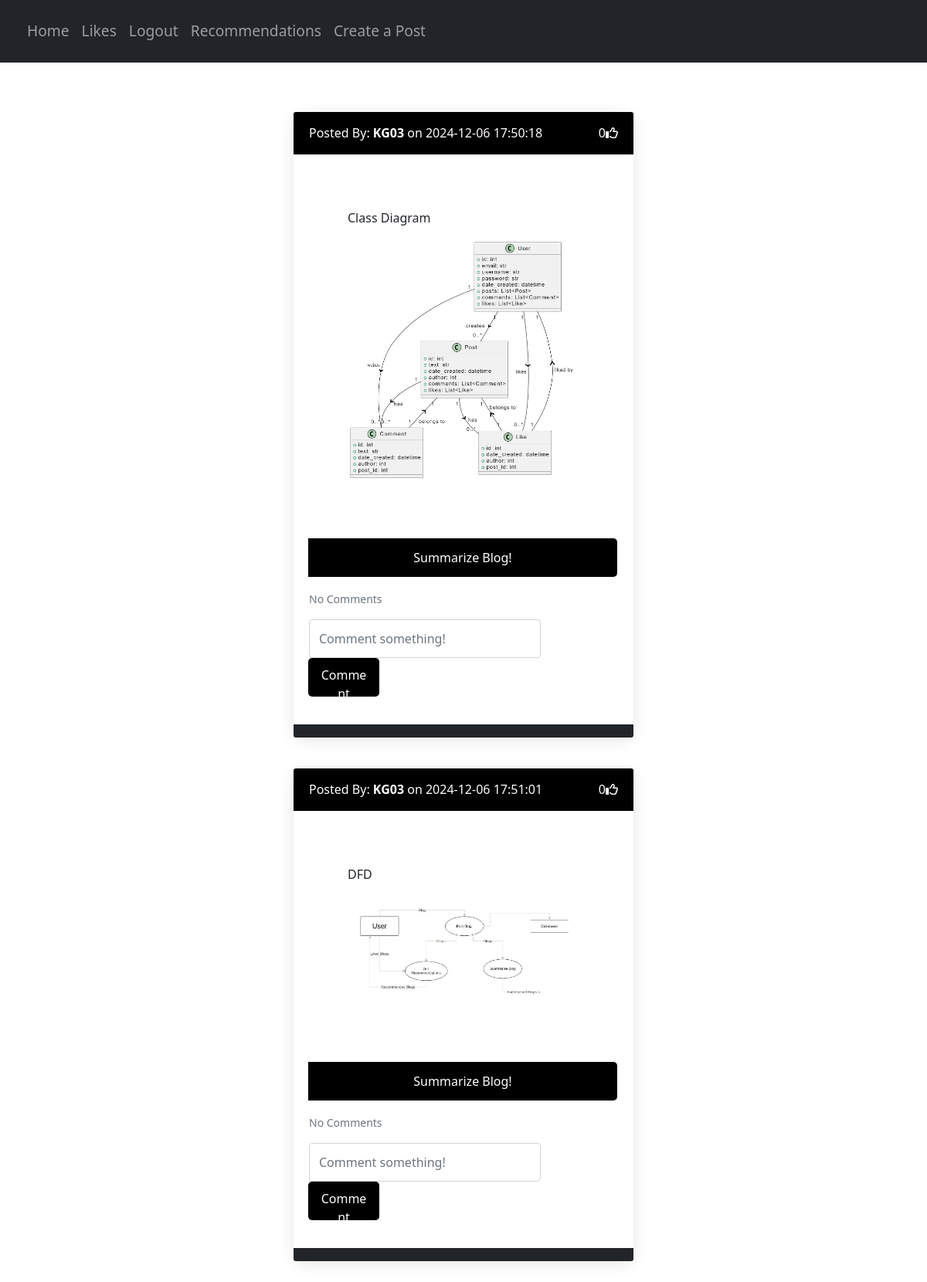
/recommend (signed in), run on the app's committed database.
### website/models.py (models this page shows)
class Post(db.Model):
    id = db.Column(db.Integer, primary_key=True)
    text = db.Column(db.Text, nullable=False)
    date_created = db.Column(db.DateTime(timezone=True), default=func.now())
    author = db.Column(db.Integer, db.ForeignKey('user.id', ondelete="CASCADE"), nullable=False)
    image_url = db.Column(db.Text, nullable=True)
    comments = db.relationship('Comment', backref='post', passive_deletes=True)
    likes = db.relationship('Like', backref='post', passive_deletes=True)

class User(db.Model, UserMixin):
    id = db.Column(db.Integer, primary_key=True)
    email = db.Column(db.String(150), unique=True)
    username = db.Column(db.String(150), unique=True)
    password = db.Column(db.String(150))
    date_created = db.Column(db.DateTime(timezone=True), default=func.now())
    posts = db.relationship('Post', backref='user', passive_deletes=True)
    comments = db.relationship('Comment', backref='user', passive_deletes=True)
    likes = db.relationship('Like', backref='user', passive_deletes=True)

### website/views.py (the view)
@views.route('/recommend')
@login_required
def recommended():
    posts = get_user_recommended_posts(current_user.id)
    return render_template('recommendations.html', user=current_user, posts=posts, username=current_user.username)

### website/__init__.py (called while the page is built)
def create_app():
    app = Flask(__name__)
    app.config['SECRET_KEY'] = "GuniBloggingApp"
    app.config['SQLALCHEMY_DATABASE_URI'] = 'sqlite:///C:/Python311/Projects/Flask Blogger App/website/database.db'
    db.init_app(app)
    from .views import views
    from .auth import auth
    app.register_blueprint(views, url_prefix="/")
    app.register_blueprint(auth, url_prefix="/")
    from .models import User
    create_database(app)
    login_manager = LoginManager()
    login_manager.login_view = "auth.login"
    login_manager.init_app(app)
    @login_manager.user_loader
    def load_user(id):
        return User.query.get(int(id))
    return app

### website/views.py (called while the page is built)
def get_user_recommended_posts(user_id, limit=5):
    liked_posts_subquery = (
        Like.query
        .filter(Like.author == user_id)
        .with_entities(Like.post_id)
    )
    recommended_posts = (
        Post.query
        .filter(Post.author.in_(
            Post.query.filter(Post.id.in_(liked_posts_subquery)).with_entities(Post.author)
        ))
        .filter(Post.id.notin_(liked_posts_subquery))
        .limit(limit)
        .all()
    )
    return recommended_posts

### website/templates/recommendations.html (shortened to what this page needs)
{% extends "posts_recommendations_div.html" %}

### website/templates/posts_recommendations_div.html (shortened to what this page needs)
{% extends "base.html" %}
{% block content %}
<div id="posts" class="container mt-4 d-flex flex-column align-items-center">
    {% if posts %}
    {% for post in posts %}
    <div class="card border-dark mb-3" style="width: 100%; max-width: 1000px;">
        <div class="card-header d-flex justify-content-between align-items-center">
            <a href="/posts/{{ post.user.username }}" style="color: #fff;" class="text-decoration-none">Posted By: <b>{{ post.user.username }}</b> on <b><span style="color: snow; font-weight: 300;">{{ post.date_created }}</span></b></a>
            <div class="d-flex align-items-center">
                <span id="likes-count-{{ post.id }}">{{ post.likes|length }}</span>
                {% if user.id in post.likes|map(attribute="author")|list %}
                <i class="fas fa-thumbs-up" id="like-button-{{ post.id }}" onclick="like({{ post.id }})"></i>
                {% else %}
                <i class="far fa-thumbs-up" id="like-button-{{ post.id }}" onclick="like({{ post.id }})"></i>
                {% endif %}
            </div>
        </div>
        <div class="card-body">
            <div class="card-text" style="padding: 50px;">
                {{post.text|safe}}
                {% if post.image_url %}
                    <img src="{{ post.image_url }}" alt="Post Image" style="width: 300px; height: auto;"/>
                {% endif %}
            </div>
            <div>
                <form class="input-group mb-3 summarize-form" method="POST" data-post-id="{{ post.id }}">
                    <button type="submit" class="btn btn-primary">Summarize Blog!</button>
                </form>
            </div>
            <p class="card-text">
                {% if post.comments|length > 0 %}
                <a data-bs-toggle="collapse" href="#comments-{{ post.id }}" role="button" aria-expanded="false" aria-controls="comments-{{ post.id }}">
                    <small>View {{ post.comments|length }} Comments</small>
                </a>
                {% else %}
                <small class="text-muted">No Comments</small>
                {% endif %}
            </p>
            <div class="comment_box" style="width: 100%; display: inline-block;">
                <form class="input-group mb-3" method="POST" action="/create-comment/{{post.id}}">
                    <div class="comment_in" style="width: 75%; margin-right: 20px; display: inline-block;">
                        <input type="text" id="text" name="text" class="form-control" style="height: 50px;" placeholder="Comment something!" required />
                    </div>
                    <div class="comment_btn" style="width: 23%; margin-top: -10px; display: inline-block;">
                        <button type="submit" class="btn btn-primary">Comment</button>
                    </div>
                </form>
            </div>
        </div>
        <div class="card-footer text-muted" style="background-color: #212529; color: #fff;"></div>
    </div>
    <br />
    {% endfor %}
    {% else %}
    <p>Like a post to get similar blog post recommendations!</p>
    {% endif %}
</div>
{% endblock %}

### website/templates/base.html (style rules this page uses)
body { background-color: #ffffff; }
.container { margin-top: 20px; background-color: #ffffff; width: max-content; }
.btn-primary { margin-top: 10px; width: 100%; padding: 0.75rem; font-size: 1rem; font-weight: 500; background-color: #000000; border: none; color: white; cursor: pointer; border-radius: 5px; }
.card { border: none; border-radius: 15px; background-color: #ffffff; box-shadow: 0 4px 20px rgba(0, 0, 0, 0.1); margin-bottom: 30px; transition: transform 0.2s; width: 80%; }
.card-header { background-color: #000000; color: white; padding: 15px 20px; border-top-left-radius: 15px; border-top-right-radius: 15px; }
.card-body { padding: 20px; }
.card-footer { background-color: #f8f9fa; border-bottom-left-radius: 15px; border-bottom-right-radius: 15px; }
.btn { padding: 10px 15px; font-size: 1rem; height: 50px; border-radius: 5px; }
.btn-primary { background-color: #000000; border-color: #000000; }
.input-group { margin-bottom: 20px; }
.text-muted { color: #7f8c8d; }
.d-flex { display: flex; align-items: center; }
.align-items-center { align-items: center; }
.card-text { margin-bottom: 15px; }

### data on the page
Post: user.username "KG03", date_created "2024-12-06 17:50:18", likes|length "0", text "Class Diagram", shows a picture
Post: user.username "KG03", date_created "2024-12-06 17:51:01", likes|length "0", text "DFD", shows a picture
